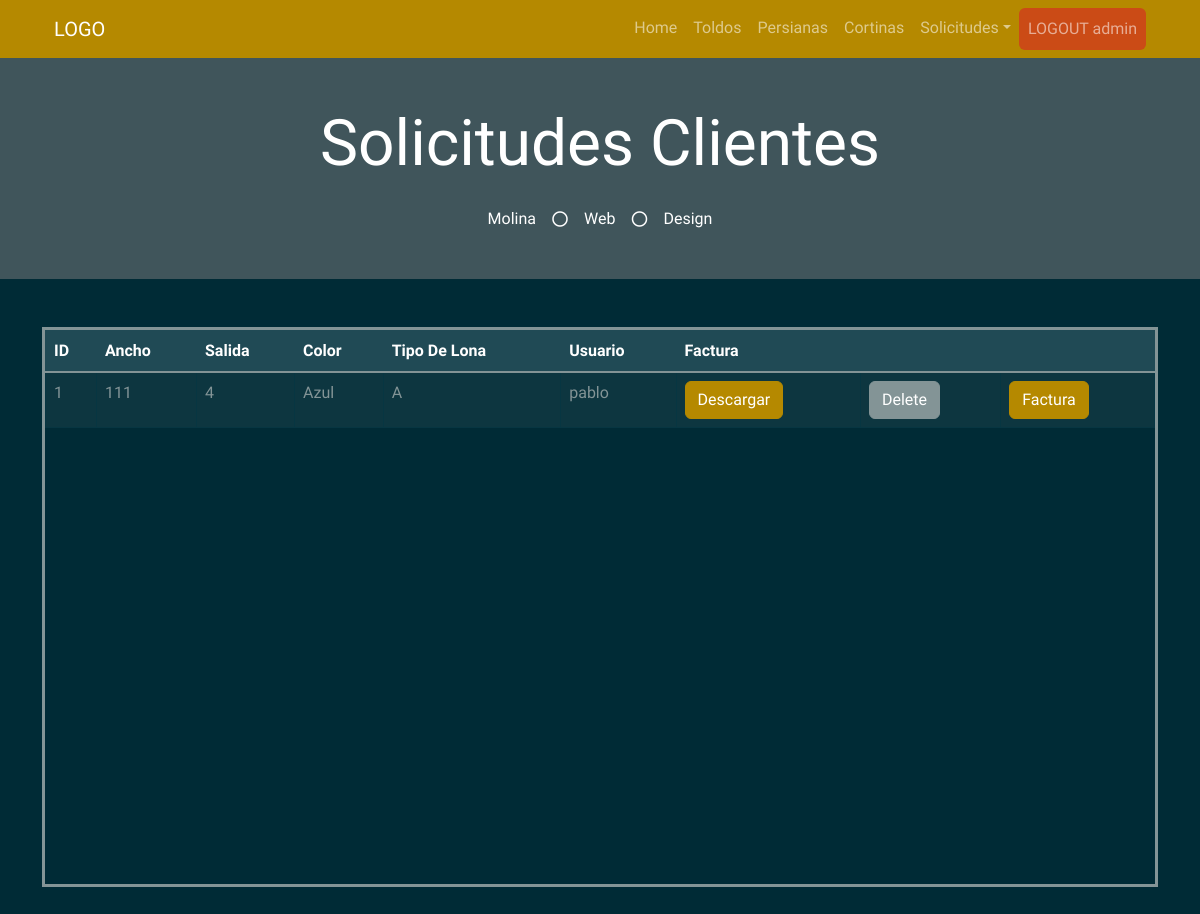
Page /solicitudes_admin (signed in) on the earlier database version.
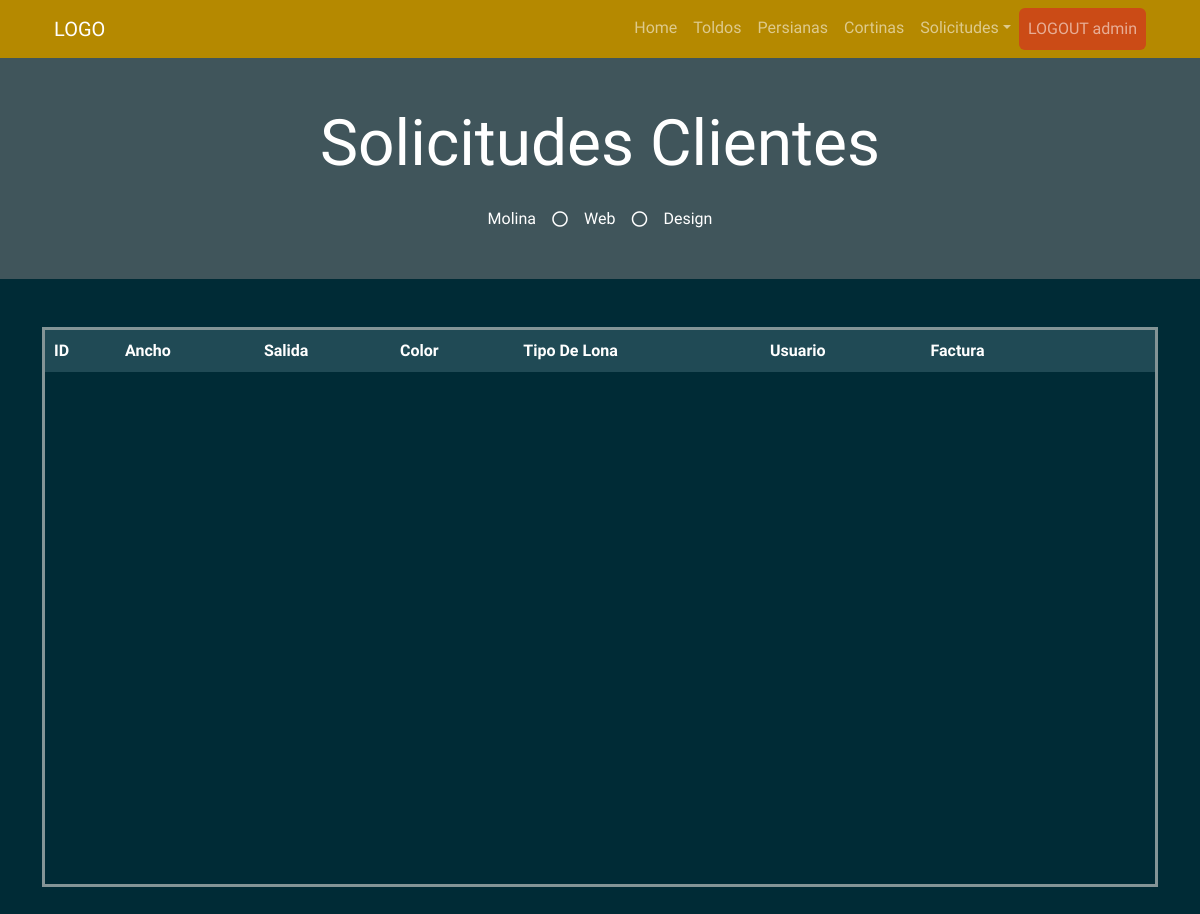
Same page on the later database version.
### myapp/models.py (models this page shows)
    class PresupuestoToldo(db.Model):
        __tablename__ = "PresupuestoToldo"  # Nombre de la tabla que se crea
        PresupuestoToldo_id = db.Column("presupuestoToldo_id", db.Integer, Sequence(
            'presupuestoToldo_id_seq'),  primary_key=True)
        Ancho = db.Column(db.String(20))
        Salida = db.Column(db.Integer)
        Color = db.Column(db.String(30))
        TipoLona = db.Column(db.String(30))
        Usu = db.Column(db.String(30))

### myapp/views.py (the view)
    @app.route("/solicitudes_admin", methods=["GET", "POST"])
    def solicitudes_admin():
        list_solicitud = db_access["list_solicitudes"]
        solicitudes = list_solicitud()
        usuario = session['usuario']
        usu = usuario
        return render_template("solicitudes_admin.html", solicitudes=solicitudes, usu=usu, os=os)

### myapp/templates/solicitudes_admin.html (shortened to what this page needs)
<!DOCTYPE html>
<html>
<head>
    <link href="https://cdn.jsdelivr.net/npm/bootstrap@5.1.3/dist/css/bootstrap.min.css" rel="stylesheet"
>
    <link rel="stylesheet" href="../static/style/bootstrap.min(8).css">
</head>
<body>
    {% include 'includes/navbar.html' %}
    <div class="jumbotron jumbotron-fluid bg-jumbotron" style=" background-color: rgba(128, 128, 128, 0.5);">
        <div class="container text-center py-5">
            <h3 class="text-white display-3 mb-4">Solicitudes Clientes</h3>
            <div class="d-inline-flex align-items-center text-white">
                <p class="m-0">Molina</p>
                <i class="far fa-circle px-3"></i>
                <p class="m-0">Web</p>
                <i class="far fa-circle px-3"></i>
                <p class="m-0">Design</p>
            </div>
        </div>
    </div>
    <div class="container my-5">
        <div style=" overflow:auto;  height: 70vh; border-style: solid;">
            <table class="table table-bordered mx-auto">
                <thead class="table-dark">
                    <tr class="table-active">
                        <th>ID</th>
                        <th>Ancho</th>
                        <th>Salida</th>
                        <th>Color</th>
                        <th>Tipo De Lona</th>
                        <th>Usuario</th>
                        <th>Factura</th>
                        <th></th>
                        <th></th>
                    </tr>
                </thead>
                <tbody>
                    {% for solicitud in solicitudes %}
                    <tr>
                        <td> {{ solicitud.PresupuestoToldo_id }} </td>
                        <td> {{ solicitud.Ancho }} </td>
                        <td> {{ solicitud.Salida }} </td>
                        <td> {{ solicitud.Color }} </td>
                        <td> {{ solicitud.TipoLona }} </td>
                        <td> {{ solicitud.Usu }} </td>
                        <td><a class="btn btn-primary"
                                href="/download_pdf/{{solicitud.PresupuestoToldo_id}}">Descargar</a></td>
                        <form id="deletForm" action="/delete_solicitud/{{solicitud.PresupuestoToldo_id}}" method="post">
                            <td> <input type="submit" value="Delete" class="btn btn-secondary" /></td>
                        </form>
                        <td> <a class="btn btn-primary"
                                href="/create_factura/{{solicitud.PresupuestoToldo_id}}">Factura</a></td>
                    </tr>
                    {% endfor %}
                </tbody>
            </table>
        </div>
    </div>
</body>
</html>

Differences in the rows shown:
removed PresupuestoToldo: PresupuestoToldo_id "1", Ancho "111", Salida "4", Color "Azul", TipoLona "A", Usu "pablo"
